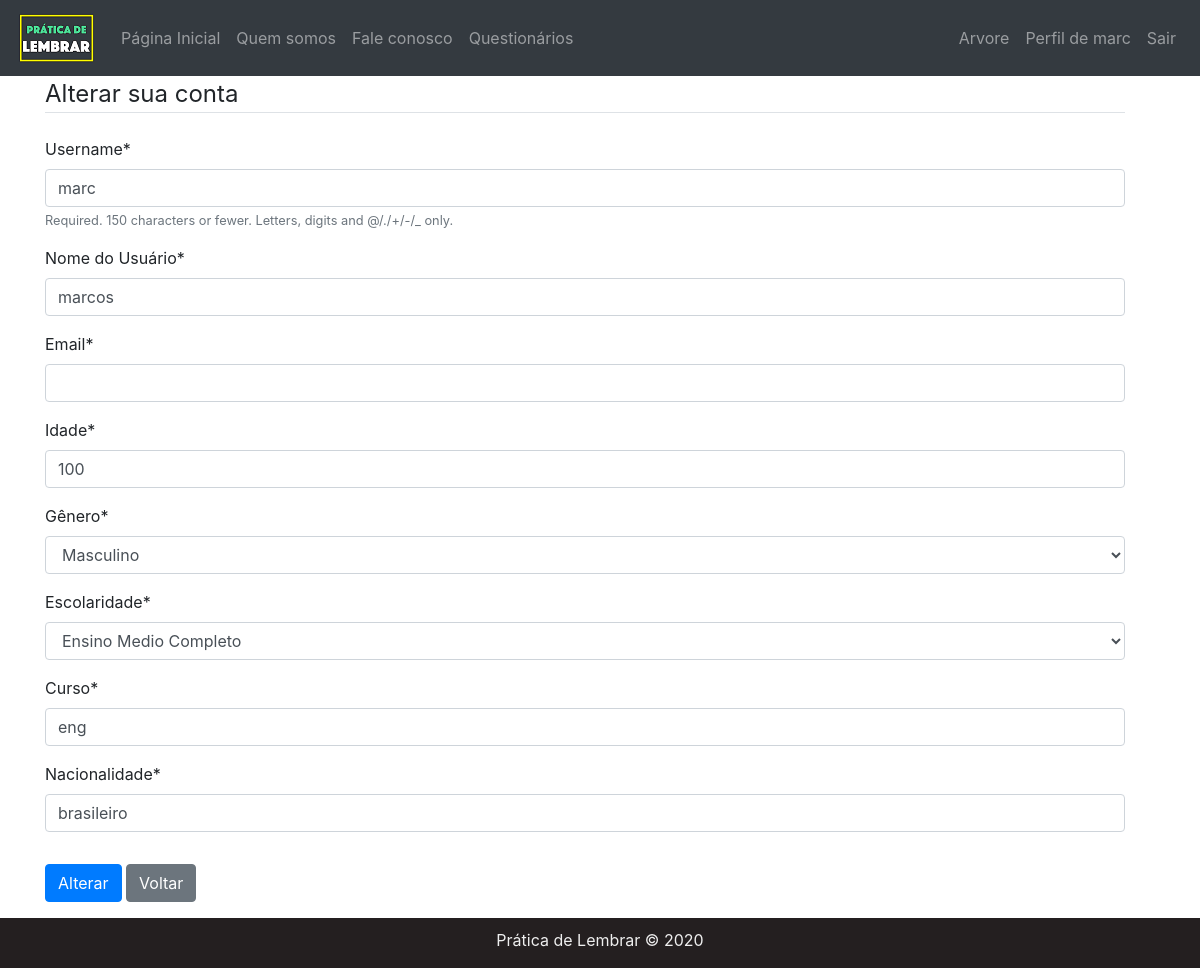
The page /account/perfil/atualizar (signed in) on the database its author committed.
### blog/models.py (models this page shows, shortened)
class Usuario(models.Model):
    escolaridades = [('FI',   'Ensino Fundamental Incompleto'),
                     ('FC',   'Ensino Fundamental Completo'),
                     ('MI',   'Ensino Medio Incompleto'),
                     ('MC',   'Ensino Medio Completo'),
                     ('SI',  'Ensino Superior Incompleto'),
                     ('SC',  'Ensino Superior Completo')
    ]
    generos = [('Masc', 'Masculino'), ('Femin', 'Feminino'), ('Outro', 'Outro')]
    nome = models.CharField('Nome do Usuário', max_length=120, blank=False, null=True)
    email = models.EmailField('Email',blank=False,null=True,unique=True)
    idade = models.IntegerField(blank=False, null=True)
    genero = models.CharField('Gênero', blank=False,max_length=15, choices=generos, null=True)
    escolaridade = models.CharField('Escolaridade', choices=escolaridades, max_length=3, blank=False, null=True)
    curso = models.CharField('Curso', max_length=120, blank=False, null=True)
    nacionalidade = models.CharField('Nacionalidade', max_length=120, blank=False, null=True)
    arvores = models.ManyToManyField('Arvore', blank =True)
    formularios = models.ManyToManyField(Formulario, blank=True)
    form_atual = models.ForeignKey(Formulario, blank=True, null=True, on_delete=models.CASCADE, related_name='form_atual')
    alternativas = models.ManyToManyField(Alternativa, blank=True)
    user = models.OneToOneField(User, on_delete=models.CASCADE, null = True)
    perfil_especifico = models.ForeignKey(PerfilGeral, on_delete=models.DO_NOTHING, max_length=120, null=True, editable=False)

### account/views.py (the view)
# urls.py: path('perfil/atualizar', views.perfilAtualizar, name='perfilAtualizar')
@login_required
def perfilAtualizar(request):
    if request.method == 'POST':
        user_form = AtualizarUsuario(request.POST, instance=request.user)
        usuario_form = AtualizarPerfil(request.POST, instance=request.user.usuario)
        if user_form.is_valid() and usuario_form.is_valid():
            username = user_form.cleaned_data.get('username')
            messages.success(request, f'Conta de {username} alterada com sucesso!')
            u = user_form.save()
            p = usuario_form.save()
            p.user = u
            perfil_geral = definir_perfil(p)
            p.perfil_especifico = PerfilGeral.objects.get(nome=perfil_geral)
            p.save()
            p.perfil_especifico.save()
            return redirect("/account/perfil/")
    else:
        user_form = AtualizarUsuario(instance=request.user)
        usuario_form = AtualizarPerfil(instance=request.user.usuario)
    context = {
        'u_form': user_form,
        'p_form': usuario_form,
    }
    return render(request, 'account/perfilAtualizar.html', context)

### account/forms.py
class AtualizarUsuario(forms.ModelForm):
    class Meta:
        model = User
        fields = ['username']

class AtualizarPerfil(forms.ModelForm):
    class Meta:
        model = Usuario
        fields = ['nome','email','idade','genero','escolaridade','curso','nacionalidade']

### templates/account/perfilAtualizar.html (shortened to what this page needs)
{% extends 'base.html' %}
{% load crispy_forms_tags %}
{% block content %}
    <div class="container">
        <form action="/account/perfil/atualizar" method="post">
            <fieldset class="form-group">
                <legend class="border-bottom mb-4">Alterar sua conta</legend>
                {{ u_form|crispy }}
                {{ p_form|crispy }}
            </fieldset>
            <input class="btn btn-primary" type="submit" value="Alterar">
            <a href="/account/perfil/" class="btn btn-secondary">Voltar</a>
        </form>
    </div>
{% endblock %}

### templates/base.html (shortened to what this page needs)
{% load static %}
<!DOCTYPE html>
<html lang="pt-br">
<head>
	<link href="{% static 'css/style.css' %}" rel="stylesheet">
	<link rel="stylesheet" href="https://stackpath.bootstrapcdn.com/bootstrap/4.4.1/css/bootstrap.min.css">
</head>
<body>
	{% include 'navbar.html' %}
    <div class="row" style="width: 100vw;">
		<div class="container mb-3" style="padding-bottom: 50px;">
        	{% block content %}
			{% endblock %}
		</div>
	</div>
	<div class="footer">
		<footer >Prática de Lembrar &copy; 2020</footer>
	</div>
</body>
</html>

### templates/navbar.html (shortened to what this page needs)
{% load static %}
<div style="background-color: #343a40;">
<div style="max-width: 1200px;margin:auto; background-color: #343a40;">
<nav class="navbar navbar-expand-lg navbar-dark bg-dark" >
    <a class="navbar-brand" href="/" >
        <img src= "{% static 'media/pratica_de_lembrar_mod.png' %}" width="81" height="50" alt="Prática de Lembrar">
    </a>
    <div class="collapse navbar-collapse" id="navbarNav">
        <div class="navbar-nav mr-auto">
            <a class="nav-item nav-link" href="{% url 'blog:home' %}">Página Inicial</a>
            <a class="nav-item nav-link" href="{% url 'blog:about' %}">Quem somos</a>
            <a class="nav-item nav-link" href="{% url 'blog:contact' %}">Fale conosco</a>
            {% if user.is_authenticated %}
                <a class="nav-item nav-link" href="{% url 'blog:forms' %}">Questionários</a>
            {% endif %}
        </div>
        <div class="navbar-nav">
        {% if not user.is_authenticated %}
        <a class="nav-item nav-link" href="{% url 'account:register' %}">Registrar</a>
          <a class="nav-item nav-link" href="{% url 'account:login' %}">Entrar</a>
        {% else %}
        <a class="nav-item nav-link" href="{% url 'blog:arvore'%}">Arvore</a>
          <a class="nav-item nav-link" href="{% url 'account:perfilVisualizar' %}">Perfil de {{user.username}}</a>
          <a class="nav-item nav-link" href="{% url 'account:logout' %}">Sair</a>
        </div>
        {% endif %}
    </div>
  </nav>
</div>
</div>

### assets/css/style.css (style rules this page uses)
html { scroll-behavior: smooth; height: 100%; box-sizing: border-box; }
body { margin: 0; padding: 0; background-color: #eee; color: #241f20; font-family: sans-serif, helvetica; position:relative; min-height: 100vh; }
a { text-decoration: none; }
.footer { position: absolute; bottom: 0; width: 100%; height: 50px; background-color: #241f20; text-align: center; color:#eee; padding: 10px; }

### rows shown on the page
Usuario: nome "marcos", idade "100", genero "Masculino", escolaridade "Ensino Medio Completo", curso "eng", nacionalidade "brasileiro"

### other values the page prints
{{ user.username }} "marc"
